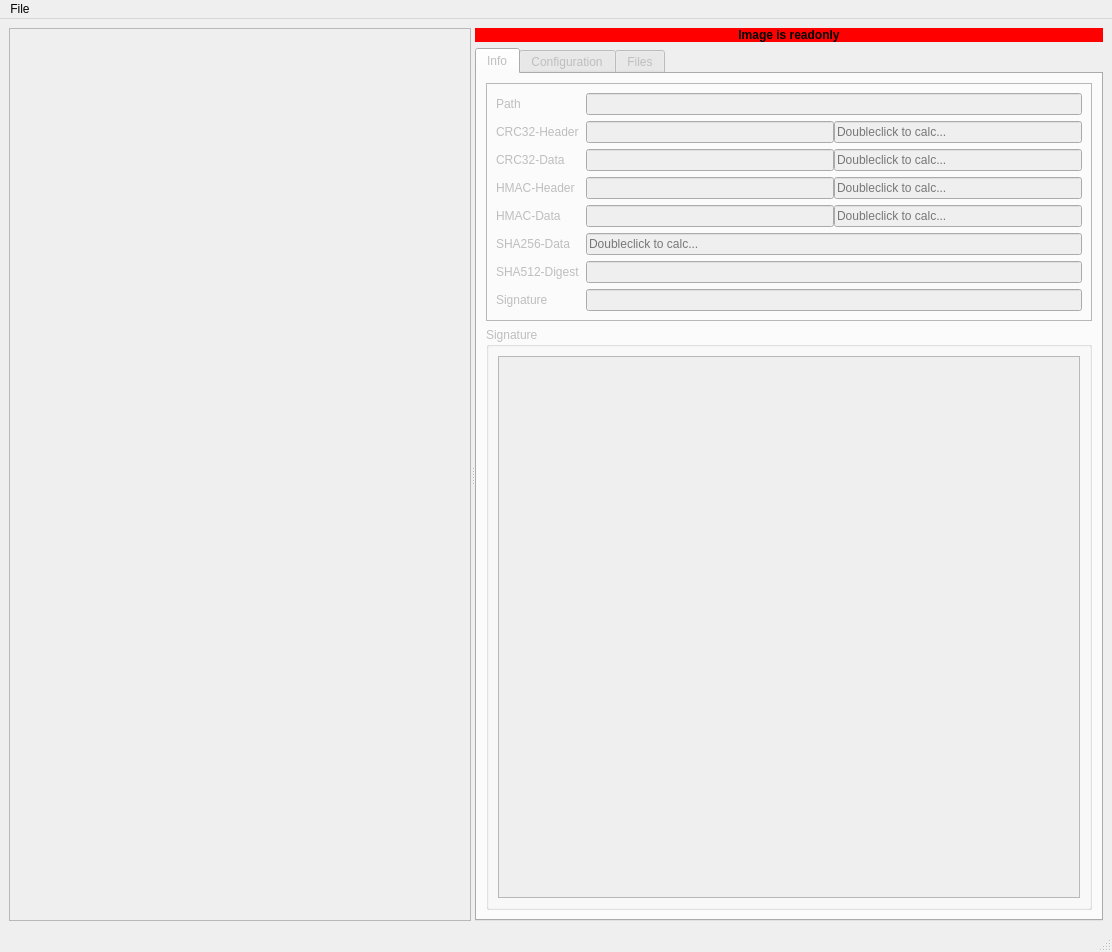
<?xml version="1.0" encoding="UTF-8"?>
<ui version="4.0">
 <class>MainWindow</class>
 <widget class="QMainWindow" name="MainWindow">
  <property name="geometry">
   <rect>
    <x>0</x>
    <y>0</y>
    <width>1112</width>
    <height>952</height>
   </rect>
  </property>
  <property name="windowTitle">
   <string>Blue Coat File System Manager</string>
  </property>
  <widget class="QWidget" name="centralwidget">
   <layout class="QHBoxLayout" name="horizontalLayout">
    <item>
     <widget class="QSplitter" name="splitter">
      <property name="sizePolicy">
       <sizepolicy hsizetype="Expanding" vsizetype="Preferred">
        <horstretch>0</horstretch>
        <verstretch>0</verstretch>
       </sizepolicy>
      </property>
      <property name="orientation">
       <enum>Qt::Horizontal</enum>
      </property>
      <widget class="QListWidget" name="imageList">
       <property name="enabled">
        <bool>false</bool>
       </property>
       <property name="sizePolicy">
        <sizepolicy hsizetype="Expanding" vsizetype="Expanding">
         <horstretch>0</horstretch>
         <verstretch>0</verstretch>
        </sizepolicy>
       </property>
      </widget>
      <widget class="QFrame" name="frame">
       <property name="lineWidth">
        <number>0</number>
       </property>
       <layout class="QVBoxLayout" name="verticalLayout_2">
        <property name="leftMargin">
         <number>0</number>
        </property>
        <property name="topMargin">
         <number>0</number>
        </property>
        <property name="rightMargin">
         <number>0</number>
        </property>
        <property name="bottomMargin">
         <number>0</number>
        </property>
        <item>
         <widget class="QLabel" name="errorLabel">
          <property name="enabled">
           <bool>true</bool>
          </property>
          <property name="font">
           <font>
            <weight>75</weight>
            <bold>true</bold>
           </font>
          </property>
          <property name="styleSheet">
           <string notr="true">background-color: rgb(255, 0, 0);
color: rgb(0, 0, 0);</string>
          </property>
          <property name="text">
           <string>Image is readonly</string>
          </property>
          <property name="alignment">
           <set>Qt::AlignCenter</set>
          </property>
         </widget>
        </item>
        <item>
         <widget class="QTabWidget" name="tabWidget">
          <property name="enabled">
           <bool>false</bool>
          </property>
          <property name="sizePolicy">
           <sizepolicy hsizetype="Expanding" vsizetype="Expanding">
            <horstretch>1</horstretch>
            <verstretch>0</verstretch>
           </sizepolicy>
          </property>
          <property name="currentIndex">
           <number>0</number>
          </property>
          <widget class="QWidget" name="infoTab">
           <attribute name="title">
            <string>Info</string>
           </attribute>
           <layout class="QVBoxLayout" name="verticalLayout">
            <item>
             <widget class="QFrame" name="frame">
              <property name="frameShape">
               <enum>QFrame::StyledPanel</enum>
              </property>
              <property name="frameShadow">
               <enum>QFrame::Raised</enum>
              </property>
              <layout class="QFormLayout" name="formLayout">
               <item row="0" column="0">
                <widget class="QLabel" name="label">
                 <property name="text">
                  <string>Path</string>
                 </property>
                </widget>
               </item>
               <item row="0" column="1">
                <widget class="QLineEdit" name="pathEdit">
                 <property name="readOnly">
                  <bool>true</bool>
                 </property>
                </widget>
               </item>
               <item row="2" column="0">
                <widget class="QLabel" name="label_2">
                 <property name="text">
                  <string>CRC32-Header</string>
                 </property>
                </widget>
               </item>
               <item row="7" column="0">
                <widget class="QLabel" name="label_3">
                 <property name="text">
                  <string>SHA256-Data</string>
                 </property>
                </widget>
               </item>
               <item row="7" column="1">
                <widget class="QLineEdit" name="shaEdit">
                 <property name="readOnly">
                  <bool>true</bool>
                 </property>
                 <property name="placeholderText">
                  <string>Doubleclick to calc...</string>
                 </property>
                </widget>
               </item>
               <item row="2" column="1">
                <widget class="QFrame" name="frame_2">
                 <property name="frameShape">
                  <enum>QFrame::NoFrame</enum>
                 </property>
                 <property name="frameShadow">
                  <enum>QFrame::Plain</enum>
                 </property>
                 <property name="lineWidth">
                  <number>0</number>
                 </property>
                 <layout class="QHBoxLayout" name="horizontalLayout_5">
                  <property name="spacing">
                   <number>0</number>
                  </property>
                  <property name="leftMargin">
                   <number>0</number>
                  </property>
                  <property name="topMargin">
                   <number>0</number>
                  </property>
                  <property name="rightMargin">
                   <number>0</number>
                  </property>
                  <property name="bottomMargin">
                   <number>0</number>
                  </property>
                  <item>
                   <widget class="QLineEdit" name="crc32Edit">
                    <property name="readOnly">
                     <bool>true</bool>
                    </property>
                   </widget>
                  </item>
                  <item>
                   <widget class="QLineEdit" name="calcCrc32Edit">
                    <property name="readOnly">
                     <bool>true</bool>
                    </property>
                    <property name="placeholderText">
                     <string>Doubleclick to calc...</string>
                    </property>
                   </widget>
                  </item>
                 </layout>
                </widget>
               </item>
               <item row="8" column="0">
                <widget class="QLabel" name="label_4">
                 <property name="text">
                  <string>SHA512-Digest</string>
                 </property>
                </widget>
               </item>
               <item row="8" column="1">
                <widget class="QLineEdit" name="sha512Edit">
                 <property name="readOnly">
                  <bool>true</bool>
                 </property>
                </widget>
               </item>
               <item row="9" column="0">
                <widget class="QLabel" name="label_5">
                 <property name="text">
                  <string>Signature</string>
                 </property>
                </widget>
               </item>
               <item row="9" column="1">
                <widget class="QLineEdit" name="signDigestEdit">
                 <property name="readOnly">
                  <bool>true</bool>
                 </property>
                </widget>
               </item>
               <item row="4" column="0">
                <widget class="QLabel" name="label_6">
                 <property name="text">
                  <string>CRC32-Data</string>
                 </property>
                </widget>
               </item>
               <item row="4" column="1">
                <widget class="QFrame" name="frame_3">
                 <property name="frameShape">
                  <enum>QFrame::NoFrame</enum>
                 </property>
                 <property name="frameShadow">
                  <enum>QFrame::Plain</enum>
                 </property>
                 <property name="lineWidth">
                  <number>0</number>
                 </property>
                 <layout class="QHBoxLayout" name="horizontalLayout_6">
                  <property name="spacing">
                   <number>0</number>
                  </property>
                  <property name="leftMargin">
                   <number>0</number>
                  </property>
                  <property name="topMargin">
                   <number>0</number>
                  </property>
                  <property name="rightMargin">
                   <number>0</number>
                  </property>
                  <property name="bottomMargin">
                   <number>0</number>
                  </property>
                  <item>
                   <widget class="QLineEdit" name="crc32DataEdit">
                    <property name="readOnly">
                     <bool>true</bool>
                    </property>
                   </widget>
                  </item>
                  <item>
                   <widget class="QLineEdit" name="calcCrc32DataEdit">
                    <property name="readOnly">
                     <bool>true</bool>
                    </property>
                    <property name="placeholderText">
                     <string>Doubleclick to calc...</string>
                    </property>
                   </widget>
                  </item>
                 </layout>
                </widget>
               </item>
               <item row="5" column="0">
                <widget class="QLabel" name="label_7">
                 <property name="text">
                  <string>HMAC-Header</string>
                 </property>
                </widget>
               </item>
               <item row="5" column="1">
                <widget class="QFrame" name="frame_4">
                 <property name="frameShape">
                  <enum>QFrame::NoFrame</enum>
                 </property>
                 <property name="frameShadow">
                  <enum>QFrame::Plain</enum>
                 </property>
                 <property name="lineWidth">
                  <number>0</number>
                 </property>
                 <layout class="QHBoxLayout" name="horizontalLayout_7">
                  <property name="spacing">
                   <number>0</number>
                  </property>
                  <property name="leftMargin">
                   <number>0</number>
                  </property>
                  <property name="topMargin">
                   <number>0</number>
                  </property>
                  <property name="rightMargin">
                   <number>0</number>
                  </property>
                  <property name="bottomMargin">
                   <number>0</number>
                  </property>
                  <item>
                   <widget class="QLineEdit" name="hmacEdit">
                    <property name="readOnly">
                     <bool>true</bool>
                    </property>
                   </widget>
                  </item>
                  <item>
                   <widget class="QLineEdit" name="calcHmacEdit">
                    <property name="readOnly">
                     <bool>true</bool>
                    </property>
                    <property name="placeholderText">
                     <string>Doubleclick to calc...</string>
                    </property>
                   </widget>
                  </item>
                 </layout>
                </widget>
               </item>
               <item row="6" column="0">
                <widget class="QLabel" name="label_7">
                 <property name="text">
                  <string>HMAC-Data</string>
                 </property>
                </widget>
               </item>
               <item row="6" column="1">
                <widget class="QFrame" name="frame_4">
                 <property name="frameShape">
                  <enum>QFrame::NoFrame</enum>
                 </property>
                 <property name="frameShadow">
                  <enum>QFrame::Plain</enum>
                 </property>
                 <property name="lineWidth">
                  <number>0</number>
                 </property>
                 <layout class="QHBoxLayout" name="horizontalLayout_7">
                  <property name="spacing">
                   <number>0</number>
                  </property>
                  <property name="leftMargin">
                   <number>0</number>
                  </property>
                  <property name="topMargin">
                   <number>0</number>
                  </property>
                  <property name="rightMargin">
                   <number>0</number>
                  </property>
                  <property name="bottomMargin">
                   <number>0</number>
                  </property>
                  <item>
                   <widget class="QLineEdit" name="hmacDataEdit">
                    <property name="readOnly">
                     <bool>true</bool>
                    </property>
                   </widget>
                  </item>
                  <item>
                   <widget class="QLineEdit" name="calcHmacDataEdit">
                    <property name="readOnly">
                     <bool>true</bool>
                    </property>
                    <property name="placeholderText">
                     <string>Doubleclick to calc...</string>
                    </property>
                   </widget>
                  </item>
                 </layout>
                </widget>
               </item>
              </layout>
             </widget>
            </item>
            <item>
             <widget class="QGroupBox" name="groupBox">
              <property name="title">
               <string>Signature</string>
              </property>
              <layout class="QHBoxLayout" name="horizontalLayout_4">
               <item>
                <widget class="QPlainTextEdit" name="signerEdit">
                 <property name="readOnly">
                  <bool>true</bool>
                 </property>
                </widget>
               </item>
              </layout>
             </widget>
            </item>
           </layout>
          </widget>
          <widget class="QWidget" name="configTab">
           <attribute name="title">
            <string>Configuration</string>
           </attribute>
           <layout class="QHBoxLayout" name="horizontalLayout_2">
            <item>
             <widget class="QTreeWidget" name="configTable">
              <property name="columnCount">
               <number>3</number>
              </property>
              <column>
               <property name="text">
                <string notr="true">1</string>
               </property>
              </column>
              <column>
               <property name="text">
                <string notr="true">2</string>
               </property>
              </column>
              <column>
               <property name="text">
                <string notr="true">3</string>
               </property>
              </column>
             </widget>
            </item>
           </layout>
          </widget>
          <widget class="QWidget" name="filesTab">
           <attribute name="title">
            <string>Files</string>
           </attribute>
           <layout class="QHBoxLayout" name="horizontalLayout_3">
            <item>
             <widget class="QTreeWidget" name="filesTree">
              <property name="columnCount">
               <number>2</number>
              </property>
              <column>
               <property name="text">
                <string notr="true">1</string>
               </property>
              </column>
              <column>
               <property name="text">
                <string notr="true">2</string>
               </property>
              </column>
             </widget>
            </item>
           </layout>
          </widget>
         </widget>
        </item>
       </layout>
      </widget>
     </widget>
    </item>
   </layout>
  </widget>
  <widget class="QMenuBar" name="menubar">
   <property name="geometry">
    <rect>
     <x>0</x>
     <y>0</y>
     <width>1112</width>
     <height>25</height>
    </rect>
   </property>
   <widget class="QMenu" name="menuFile">
    <property name="title">
     <string>File</string>
    </property>
    <addaction name="actionOpen"/>
    <addaction name="actionPatch"/>
   </widget>
   <addaction name="menuFile"/>
  </widget>
  <widget class="QStatusBar" name="statusbar"/>
  <action name="actionOpen">
   <property name="text">
    <string>Open</string>
   </property>
  </action>
  <action name="actionPatch">
   <property name="text">
    <string>Patch</string>
   </property>
  </action>
 </widget>
 <resources/>
 <connections>
  <connection>
   <sender>imageList</sender>
   <signal>currentItemChanged(QListWidgetItem*,QListWidgetItem*)</signal>
   <receiver>MainWindow</receiver>
   <slot>change_image(QListWidgetItem*,QListWidgetItem*)</slot>
   <hints>
    <hint type="sourcelabel">
     <x>136</x>
     <y>353</y>
    </hint>
    <hint type="destinationlabel">
     <x>555</x>
     <y>353</y>
    </hint>
   </hints>
  </connection>
  <connection>
   <sender>filesTree</sender>
   <signal>clicked(QModelIndex)</signal>
   <receiver>MainWindow</receiver>
   <slot>file_clicked(QModelIndex)</slot>
   <hints>
    <hint type="sourcelabel">
     <x>686</x>
     <y>369</y>
    </hint>
    <hint type="destinationlabel">
     <x>555</x>
     <y>353</y>
    </hint>
   </hints>
  </connection>
  <connection>
   <sender>actionOpen</sender>
   <signal>triggered()</signal>
   <receiver>MainWindow</receiver>
   <slot>do_open()</slot>
   <hints>
    <hint type="sourcelabel">
     <x>-1</x>
     <y>-1</y>
    </hint>
    <hint type="destinationlabel">
     <x>555</x>
     <y>353</y>
    </hint>
   </hints>
  </connection>
  <connection>
   <sender>actionPatch</sender>
   <signal>triggered()</signal>
   <receiver>MainWindow</receiver>
   <slot>do_patch()</slot>
   <hints>
    <hint type="sourcelabel">
     <x>-1</x>
     <y>-1</y>
    </hint>
    <hint type="destinationlabel">
     <x>555</x>
     <y>353</y>
    </hint>
   </hints>
  </connection>
 </connections>
 <slots>
  <slot>do_open()</slot>
  <slot>do_patch()</slot>
  <slot>change_image(QListWidgetItem*,QListWidgetItem*)</slot>
  <slot>file_clicked(QModelIndex)</slot>
  <slot>calc_crc32()</slot>
 </slots>
</ui>
